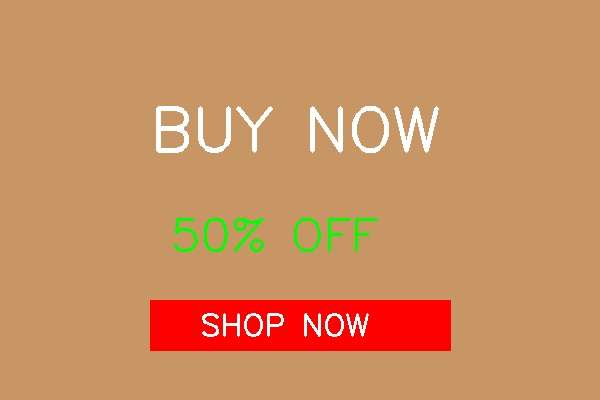
#> input picture backend/test_ad.jpg, 600 x 400 px
$ python -i video_analyzer.py   (imports and definitions only)
#> lines starting #> are read from the running program, lines starting #| are printed output that depends on the picture
#> further down, picture is the input picture: shape (400, 600, 3); mean B, G, R 97.6, 144, 202.6
import cv2
import numpy as np
import base64
import io


# [65 lines left out: functions extract_frames, _analyze_frame_composition, not called in this run]


def _analyze_frame_colors(frame: np.ndarray) -> int:
    hsv = cv2.cvtColor(frame, cv2.COLOR_BGR2HSV)
#> hsv: shape (400, 600, 3); mean H, S, V 15.4, 131.7, 203.9
    h, s, v = cv2.split(hsv)
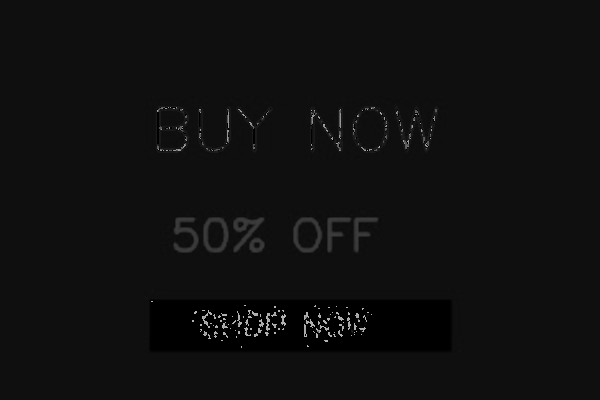
#> h: shape (400, 600); min 0, max 179, mean 15.4
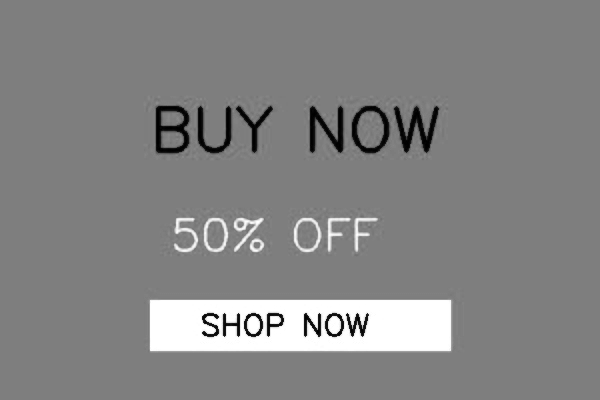
#> s: shape (400, 600); min 0, max 255, mean 131.7
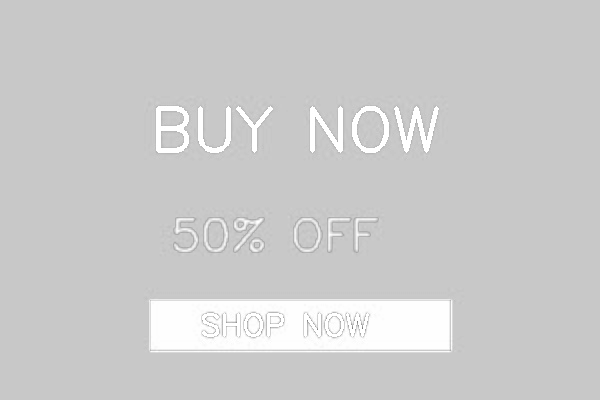
#> v: shape (400, 600); min 117, max 255, mean 203.9

    sat_mean = s.mean()
#> sat_mean = 131.7
    val_mean = v.mean()
#> val_mean = 203.9

    hist_h = cv2.calcHist([h], [0], None, [12], [0, 180])
#> hist_h = [22890, 212760, 986, 1863, 46, 32, 273, 46, 25, 13, 203, 863]
    hist_h = hist_h / hist_h.sum()
#> hist_h = [0.0954, 0.887, 0.00411, 0.00776, 0.000192, 0.000133, 0.00114, 0.000192, 0.000104, 5.42e-05, 0.000846, 0.0036]
    diversity = -np.sum(hist_h * np.log(hist_h + 1e-10))
#> diversity = 0.431
    diversity_norm = min(1.0, diversity / 2.0)
#> diversity_norm = 0.216

    score = min(95, max(20, int(
        sat_mean / 255 * 30 +
        val_mean / 255 * 25 +
        diversity_norm * 25 +
        15
    )))
#> score = 55
    return score


# [97 lines left out: functions _analyze_frame_lighting, compute_motion_data, detect_pacing, compute_overall_video_score, not called in this run]

>>> import cv2
>>> picture = cv2.imread('../test_ad.jpg')
>>> result = _analyze_frame_colors(picture)
#> result = 55
